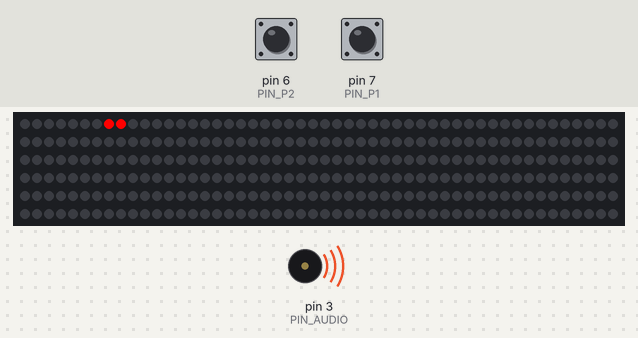
Bench run of a sketch on a simulated Arduino Uno, built with avr-gcc and run on an emulated ATmega328P. On the bench: 300 RGB LEDs in strip order, left to right, continuing on the next row, buzzer (waves = sounding). The inputs (shaded band) are chosen by the test bench; at power-on: pin 6 (PIN_P2) HIGH, pin 7 (PIN_P1) HIGH.

Above: at 6.1 s.
9.3 s: pin 6 (PIN_P2) pulled LOW for 0.15 s
At 9.95 s:
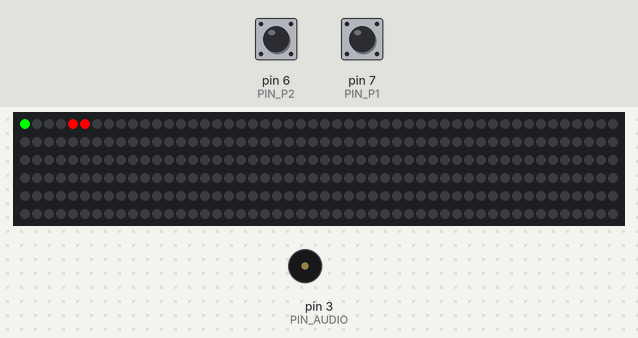
10.0 s: pin 7 (PIN_P1) pulled LOW for 0.15 s
At 10.17 s:
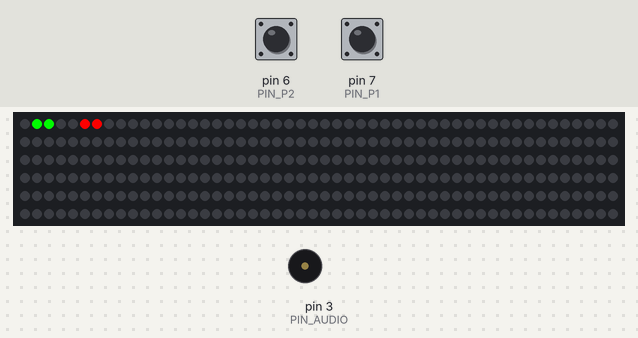
10.7 s: pin 6 (PIN_P2) pulled LOW for 1 s
12.3 s: pin 7 (PIN_P1) pulled LOW for 1 s
Timing chart, 0 to 14.9 s (numbered marks = the images above; inputs shaded):
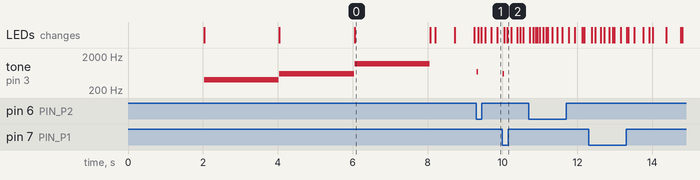

Measured:
- after the input at 9.3 s, tone on pin 3 (PIN_AUDIO): silent → 700 Hz at once, → silent 0.04 s later; the LEDs: first change after 0.05 s (image 1 shows a later state)
- after the input at 10.0 s, tone on pin 3 (PIN_AUDIO): silent → 600 Hz at once, → silent 0.04 s later

The sketch:

led_race3_5_300LED_Color.ino
```cpp
// (licence header left out)
#include <Adafruit_NeoPixel.h>
#define MAXLED         300 // MAX LEDs actives on strip

#define PIN_LED        A0  // R 500 ohms to DI pin for WS2812 and WS2813, for WS2813 BI pin of first LED to GND  ,  CAP 1000 uF to VCC 5v/GND,power supplie 5V 2A
#define PIN_P1         7   // switch player 1 to PIN and GND
#define PIN_P2         6   // switch player 2 to PIN and GND
#define PIN_AUDIO      3   // through CAP 2uf to speaker 8 ohms


int NPIXELS=MAXLED; // leds on track

#define COLOR1    track.Color(255,255,0)    // Groc
#define COLOR2    track.Color(255,0,255,)   // Rosa

int win_music[] = {
  2637, 2637, 0, 2637,
  0, 2093, 2637, 0,
  3136
};

byte  gravity_map[MAXLED];

int TBEEP=3;

float speed1=0;
float speed2=0;
float dist1=0;
float dist2=0;

byte loop1=0;
byte loop2=0;

byte leader=0;
byte loop_max=5; //total laps race


float ACEL=0.2;
float kf=0.015; //friction constant
float kg=0.003; //gravity constant

byte flag_sw1=0;
byte flag_sw2=0;
byte draworder=0;

unsigned long timestamp=0;

Adafruit_NeoPixel track = Adafruit_NeoPixel(MAXLED, PIN_LED, NEO_GRB + NEO_KHZ800);

int tdelay = 5;

void set_ramp(byte H,byte a,byte b,byte c)
{for(int i=0;i<(b-a);i++){gravity_map[a+i]=127-i*((float)H/(b-a));};
 gravity_map[b]=127;
 for(int i=0;i<(c-b);i++){gravity_map[b+i+1]=127+H-i*((float)H/(c-b));};
}

void set_loop(byte H,byte a,byte b,byte c)
{for(int i=0;i<(b-a);i++){gravity_map[a+i]=127-i*((float)H/(b-a));};
 gravity_map[b]=255;
 for(int i=0;i<(c-b);i++){gravity_map[b+i+1]=127+H-i*((float)H/(c-b));};
}


void setup() {
  for(int i=0;i<NPIXELS;i++){gravity_map[i]=127;};
  track.begin();
  pinMode(PIN_P1,INPUT_PULLUP);
  pinMode(PIN_P2,INPUT_PULLUP);

  if ((digitalRead(PIN_P1)==0)) //push switch 1 on reset for activate physic
  {
    set_ramp(12,90,100,110);    // ramp centred in LED 100 with 10 led fordward and 10 backguard
    for(int i=0;i<NPIXELS;i++){track.setPixelColor(i, track.Color(0,0,(127-gravity_map[i])/8) );};
    track.show();
  };
  start_race();
}

void start_race(){for(int i=0;i<NPIXELS;i++){track.setPixelColor(i, track.Color(0,0,0));};
                  track.show();
                  delay(2000);
                  track.setPixelColor(12, track.Color(0,255,0));
                  track.setPixelColor(11, track.Color(0,255,0));
                  track.show();
                  tone(PIN_AUDIO,400);
                  delay(2000);
                  noTone(PIN_AUDIO);
                  track.setPixelColor(12, track.Color(0,0,0));
                  track.setPixelColor(11, track.Color(0,0,0));
                  track.setPixelColor(10, track.Color(255,255,0));
                  track.setPixelColor(9, track.Color(255,255,0));
                  track.show();
                  tone(PIN_AUDIO,600);
                  delay(2000);
                  noTone(PIN_AUDIO);
                  track.setPixelColor(9, track.Color(0,0,0));
                  track.setPixelColor(10, track.Color(0,0,0));
                  track.setPixelColor(8, track.Color(255,0,0));
                  track.setPixelColor(7, track.Color(255,0,0));
                  track.show();
                  tone(PIN_AUDIO,1200);
                  delay(2000);
                  noTone(PIN_AUDIO);
                  timestamp=0;
                 };

void winner_fx() {
               int msize = sizeof(win_music) / sizeof(int);
               for (int note = 0; note < msize; note++) {
               tone(PIN_AUDIO, win_music[note],200);
               delay(230);
               noTone(PIN_AUDIO);

}


              };

void burning1(){
//to do
 }

void burning2(){
//to do
 }

void track_rain_fx(){
//to do
 }

void track_oil_fx(){
//to do
 }

void track_snow_fx(){
//to do
 }


void fuel_empty(){
//to do
 }

void fill_fuel_fx(){
//to do
 }

void in_track_boxs_fx(){
//to do
 }

void pause_track_boxs_fx(){
//to do
 }

void flag_boxs_stop(){
//to do
 }

void flag_boxs_ready(){
//to do
 }

void draw_safety_car(){
//to do
 }

void telemetry_rx(){
  //to do
 }

void telemetry_tx(){
  //to do
 }

void telemetry_lap_time_car1(){
//to do
 }

void telemetry_lap_time_car2(){
//to do
 }

void telemetry_record_lap(){
//to do
 }

void telemetry_total_time(){
//to do
 }

int read_sensor(byte player){
//to do
}

int calibration_sensor(byte player){
  //to do
}

int display_lcd_laps(){
  //to do
}

int display_lcd_time(){
  //to do
}


void draw_car1(void){for(int i=0;i<=loop1;i++){track.setPixelColor(((word)dist1 % NPIXELS)+i, track.Color(0,255-i*20,0));};
  }

void draw_car2(void){for(int i=0;i<=loop2;i++){track.setPixelColor(((word)dist2 % NPIXELS)+i, track.Color(255-i*20,0,0));};
 }

void loop() {
    //for(int i=0;i<NPIXELS;i++){track.setPixelColor(i, track.Color(0,0,0));};
    for(int i=0;i<NPIXELS;i++){track.setPixelColor(i, track.Color(0,0,(127-gravity_map[i])/8) );};

    if ( (flag_sw1==1) && (digitalRead(PIN_P1)==0) ) {flag_sw1=0;speed1+=ACEL;};
    if ( (flag_sw1==0) && (digitalRead(PIN_P1)==1) ) {flag_sw1=1;};

    if ((gravity_map[(word)dist1 % NPIXELS])<127) speed1-=kg*(127-(gravity_map[(word)dist1 % NPIXELS]));
    if ((gravity_map[(word)dist1 % NPIXELS])>127) speed1+=kg*((gravity_map[(word)dist1 % NPIXELS])-127);


    speed1-=speed1*kf;

    if ( (flag_sw2==1) && (digitalRead(PIN_P2)==0) ) {flag_sw2=0;speed2+=ACEL;};
    if ( (flag_sw2==0) && (digitalRead(PIN_P2)==1) ) {flag_sw2=1;};

    if ((gravity_map[(word)dist2 % NPIXELS])<127) speed2-=kg*(127-(gravity_map[(word)dist2 % NPIXELS]));
    if ((gravity_map[(word)dist2 % NPIXELS])>127) speed2+=kg*((gravity_map[(word)dist2 % NPIXELS])-127);

    speed2-=speed2*kf;

    dist1+=speed1;
    dist2+=speed2;

    if (dist1>dist2) {leader=1;}
    if (dist2>dist1) {leader=2;};

    if (dist1>NPIXELS*loop1) {loop1++;tone(PIN_AUDIO,600);TBEEP=2;};
    if (dist2>NPIXELS*loop2) {loop2++;tone(PIN_AUDIO,700);TBEEP=2;};

    if (loop1>loop_max) {for(int i=0;i<NPIXELS;i++){track.setPixelColor(i, track.Color(0,255,0));}; track.show();
                                                    winner_fx();loop1=0;loop2=0;dist1=0;dist2=0;speed1=0;speed2=0;timestamp=0;
                                                    start_race();
                                                   }
    if (loop2>loop_max) {for(int i=0;i<NPIXELS;i++){track.setPixelColor(i, track.Color(255,0,0));}; track.show();
                                                    winner_fx();loop1=0;loop2=0;dist1=0;dist2=0;speed1=0;speed2=0;timestamp=0;
                                                    start_race();
                                                   }
    if ((millis() & 512)==(512*draworder)) {if (draworder==0) {draworder=1;}
                          else {draworder=0;}
                         };

    if (draworder==0) {draw_car1();draw_car2();}
        else {draw_car2();draw_car1();}

    track.show();
    delay(tdelay);

    if (TBEEP>0) {TBEEP-=1;
                  if (TBEEP==0) {noTone(PIN_AUDIO);}; // lib conflict !!!! interruption off by neopixel
                 };
}
```
